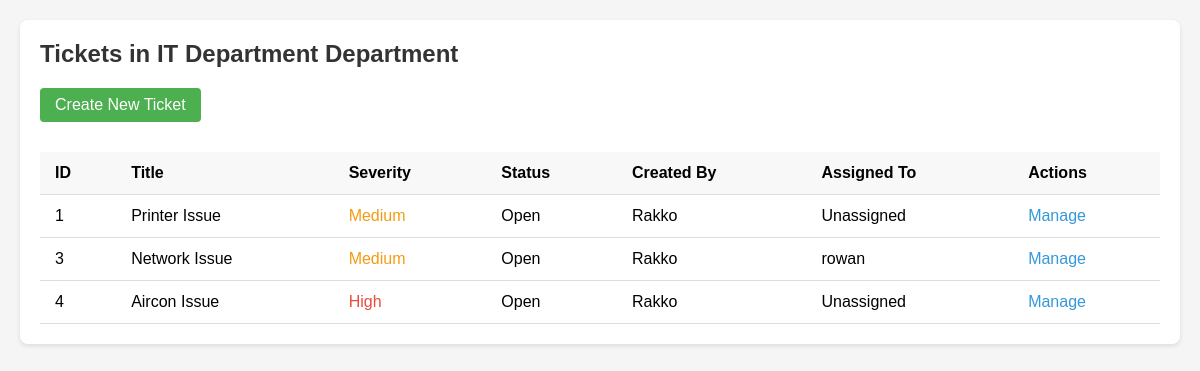
Page /tickets/view.php (signed in) on the committed database.
### tables this page shows
CREATE TABLE `tickets` (
  `id` int(11) NOT NULL,
  `title` varchar(100) NOT NULL,
  `description` text NOT NULL,
  `severity` enum('low','medium','high','critical') NOT NULL,
  `status` enum('open','in_progress','resolved','closed') DEFAULT 'open',
  `created_by` int(11) NOT NULL,
  `assigned_to` int(11) DEFAULT NULL,
  `department` varchar(50) NOT NULL,
  `created_at` timestamp NOT NULL DEFAULT current_timestamp(),
  `updated_at` timestamp NOT NULL DEFAULT current_timestamp() ON UPDATE current_timestamp()
);

CREATE TABLE `users` (
  `id` int(11) NOT NULL,
  `username` varchar(50) NOT NULL,
  `password` varchar(255) NOT NULL,
  `full_name` varchar(100) NOT NULL,
  `email` varchar(100) NOT NULL,
  `role` enum('admin','supervisor','officer','junior_officer') NOT NULL,
  `department` varchar(50) NOT NULL,
  `created_at` timestamp NOT NULL DEFAULT current_timestamp()
);

### tickets/view.php (the view, shortened to what this page needs)
<?php
require_once '../api/config/database.php';
$department = $_SESSION['department'];
$role = $_SESSION['role'];
$user_id = $_SESSION['user_id'];
$sql = "SELECT t.*, u1.username as created_by_username, u2.username as assigned_to_username
        FROM tickets t
        LEFT JOIN users u1 ON t.created_by = u1.id
        LEFT JOIN users u2 ON t.assigned_to = u2.id
        WHERE t.department = ?";
if ($role === 'junior_officer') {
    $sql .= " AND (t.severity != 'critical' OR t.assigned_to = ?)";
    $params = [$department, $user_id];
} else {
    $params = [$department];
}
$stmt = $pdo->prepare($sql);
$stmt->execute($params);
$tickets = $stmt->fetchAll();
?>
<!DOCTYPE html>
<html>
<head>
</head>
<body>
    <div class="container">
        <h2>Tickets in <?= htmlspecialchars($department) ?> Department</h2>
        <a href="create.php" class="btn">Create New Ticket</a>
        <table>
            <thead>
                <tr>
                    <th>ID</th>
                    <th>Title</th>
                    <th>Severity</th>
                    <th>Status</th>
                    <th>Created By</th>
                    <th>Assigned To</th>
                    <th>Actions</th>
                </tr>
            </thead>
            <tbody>
                <?php foreach ($tickets as $ticket): ?>
                <tr>
                    <td><?= $ticket['id'] ?></td>
                    <td><?= htmlspecialchars($ticket['title']) ?></td>
                    <td class="severity-<?= $ticket['severity'] ?>"><?= ucfirst($ticket['severity']) ?></td>
                    <td><?= ucfirst(str_replace('_', ' ', $ticket['status'])) ?></td>
                    <td><?= htmlspecialchars($ticket['created_by_username']) ?></td>
                    <td><?= $ticket['assigned_to_username'] ? htmlspecialchars($ticket['assigned_to_username']) : 'Unassigned' ?></td>
                    <td>
                        <a href="manage.php?id=<?= $ticket['id'] ?>" class="action-link">Manage</a>
                    </td>
                </tr>
                <?php endforeach; ?>
            </tbody>
        </table>
    </div>
</body>
</html>

### tickets/view.php (style rules this page uses)
body { font-family: Arial, sans-serif; margin: 0; padding: 20px; background: #f5f5f5; }
.container { max-width: 1200px; margin: 0 auto; background: white; padding: 20px; border-radius: 8px; box-shadow: 0 2px 5px rgba(0,0,0,0.1); }
h2 { margin-top: 0; color: #333; }
.btn { padding: 8px 15px; background: #4CAF50; color: white; border: none; border-radius: 4px; cursor: pointer; text-decoration: none; display: inline-block; margin-bottom: 15px; }
table { width: 100%; border-collapse: collapse; margin-top: 15px; }
th, td { padding: 12px 15px; text-align: left; border-bottom: 1px solid #ddd; }
th { background-color: #f8f8f8; font-weight: bold; }
.severity-medium { color: #f39c12; }
.severity-high { color: #e74c3c; }
.action-link { color: #3498db; text-decoration: none; }

### rows in the picture
tickets: id "1", title "Printer Issue", severity "Medium", status "Open", created_by.username "Rakko", shows "Unassigned"
tickets: id "3", title "Network Issue", severity "Medium", status "Open", created_by.username "Rakko", assigned_to.username "rowan"
tickets: id "4", title "Aircon Issue", severity "High", status "Open", created_by.username "Rakko", shows "Unassigned"

### other values in the picture
$department "IT Department"
